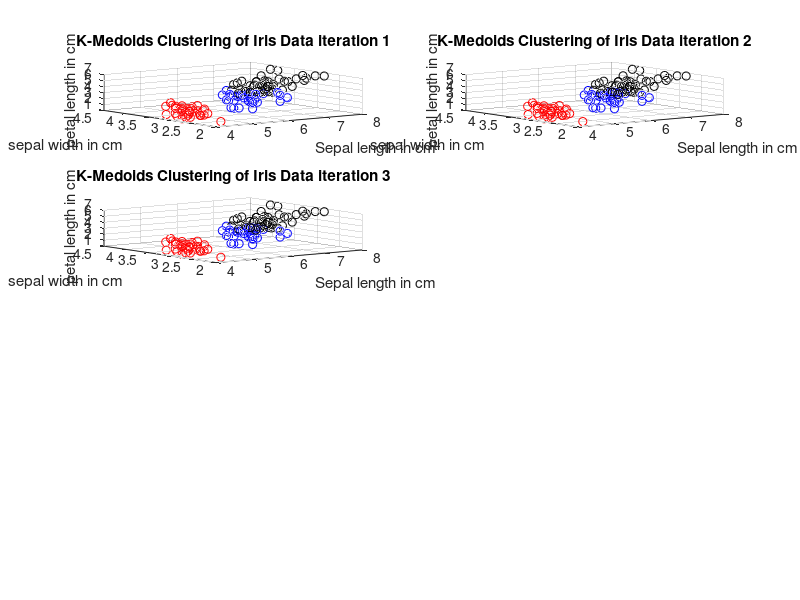
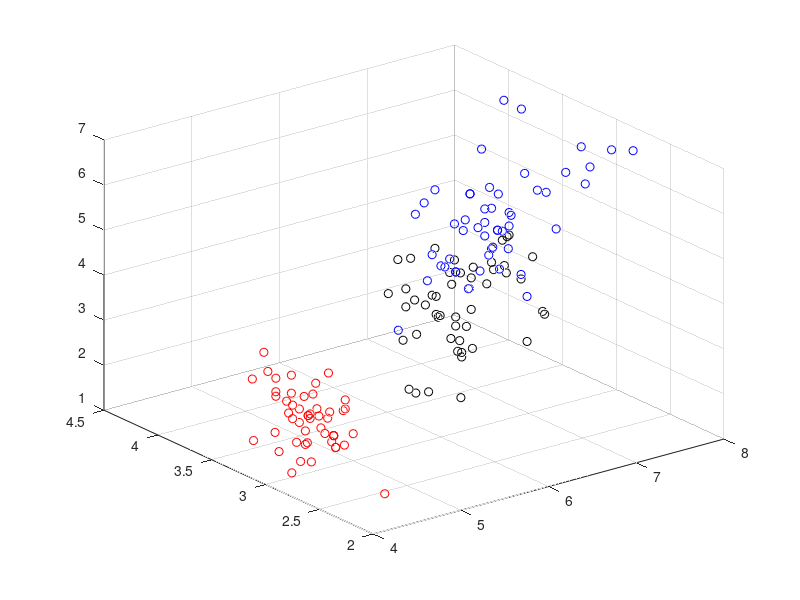

Write the MATLAB code that produced these figures, in order.
load('IrisDataAnnotated.mat');

% Intialize k and t and dQ the change in coherence.  will compare t with dQ
k=3;
t=0.00000001;
dq=10; old_q=0;
time=1;
%define a matrix of l1 distance between each point
dist=zeros(150,150);
for i=1:150
    for j=1:150
        dist(i,j)= sum(abs(X(:,i)-X(:,j)));
    end
end

% set 3 random intial medoids
A=randperm(length([1:150]));
m=[X(:,A(1)) X(:,A(2)) X(:,A(3))];
m_ind=[ A(1) A(2) A(3)];

while dq>t
    %Assign each x to nearest medoid
    %find which cluster each x is closest to
    dist_to_all_meds=[dist(:,m_ind(1)) dist(:,m_ind(2)) dist(:,m_ind(3))];
    [dist_to_closest_med, cluster_num]=min(dist_to_all_meds');
    
    %update clusters
    I_1=find(cluster_num==1);
    I_2=find(cluster_num==2);
    I_3=find(cluster_num==3);
    
    figure(1)
    subplot(4,2,time)
    scatter3(X(1,I_1),X(2,I_1),X(3,I_1),'r');
    hold on
    scatter3(X(1,I_2),X(2,I_2),X(3,I_2),'b');
    hold on
    scatter3(X(1,I_3),X(2,I_3),X(3,I_3),'k');
    hold off
    title(['K-Medoids Clustering of Iris Data iteration ' num2str(time)])
    xlabel('Sepal length in cm')
    ylabel('sepal width in cm')
    zlabel('petal length in cm')
    pause(1);
   

    %find best medoid for each cluster
    c1=sum(dist(I_1,I_1));
    [q1,i1]=min(c1);
    m(:,1)=X(:,I_1(i1));
    m_ind(1)=I_1(i1);

    c2=sum(dist(I_2,I_2));
    [q2,i2]=min(c2);
    m(:,2)=X(:,I_2(i2));
    m_ind(2)=I_2(i2);

    c3=sum(dist(I_3,I_3));
    [q3,i3]=min(c3);
    m(:,3)=X(:,I_3(i3));
    m_ind(3)=I_3(i3);
    
    new_q=q1+q2+q3;
    dq=abs(new_q-old_q);
    old_q=new_q;
    time=time+1;
end


class=zeros(3,3);
for i=1:size(I_1,2)
    if I(I_1(i))==1
        class(1,1)=class(1,1)+1;
    elseif I(I_1(i))==2
        class(1,2)=class(1,2)+1;
    else
        class(1,3)=class(1,3)+1;
    end
end

for i=1:size(I_2,2)
    if I(I_2(i))==1
        class(2,1)=class(2,1)+1;
    elseif I(I_2(i))==2
        class(2,2)=class(2,2)+1;
    else
        class(2,3)=class(2,3)+1;
    end
end

for i=1:size(I_3,2)
    if I(I_3(i))==1
        class(3,1)=class(3,1)+1;
    elseif I(I_3(i))==2
        class(3,2)=class(3,2)+1;
    else
        class(3,3)=class(3,3)+1;
    end
end


[a,b]=max(class')
setosa=class(find(b==1),:);
versacolor=class(find(b==2),:);
virginica=class(find(b==3),:);


figure(2)
scatter3(X(1,find(I==1)),X(2,find(I==1)),X(3,find(I==1)),'r');
hold on
scatter3(X(1,find(I==2)),X(2,find(I==2)),X(3,find(I==2)),'b');
hold on
scatter3(X(1,find(I==3)),X(2,find(I==3)),X(3,find(I==3)),'k');
hold off
pause(1);